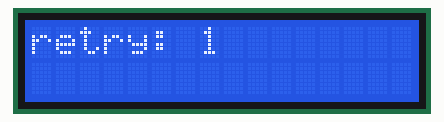
Simulated run of this sketch. Board: Arduino Uno, built with avr-gcc and run on an emulated ATmega328P. Shown: 16×2 character LCD. What the sketch prints to the serial monitor is not drawn.

Above: at 0.1 s.
At 4.4 s:
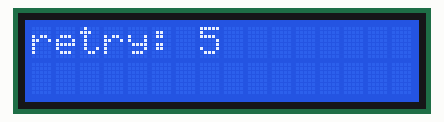
At 9.7 s:
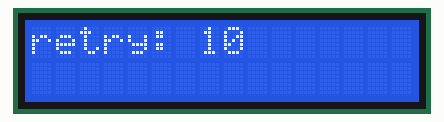
At 19.3 s:
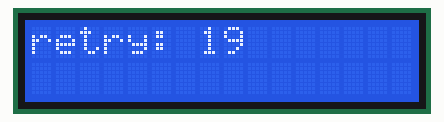
At 28.9 s:
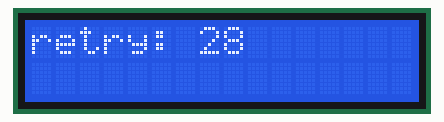
At 38.4 s:
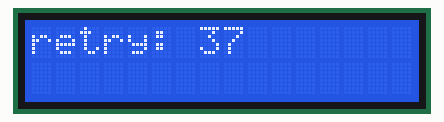

The sketch:

lcd.ino
```cpp
#include <LiquidCrystal.h>

int retry = 0;
int LCDpin[6] = {5, 6, 7, 8, 9, 10}; // Digital pins 5, 6, 7, 8, 9, 10 are used
int p1, p2, p3, p4, p5, p6;

void setup() {
  Serial.begin(9600);
}

void loop() {
  for (int a = 0; a < 6; a++) {
    for (int b = 0; b < 6; b++) {
      for (int c = 0; c < 6; c++) {
        for (int d = 0; d < 6; d++) {
    for (int e = 0; e < 6; e++) {
      for (int f = 0; f < 6; f++) {
              if (a != b && a != c && a != d && a != e && a != f) {
          if (b != c && b != d && b != e && b != f) {
      if (c != d && c != e && c != f) {
        if (d != e && d != f) {
          if (e != f) {
            p1 = LCDpin[a];
              p2 = LCDpin[b];
            p3 = LCDpin[c];
            p4 = LCDpin[d];
            p5 = LCDpin[e];
            p6 = LCDpin[f];
            testLCD(p1, p2, p3, p4, p5, p6);
                      }
              }
      }
    }
        }
      }
    }
  }
      }
    }
  }
}

void testLCD(int RS, int EN, int D4, int D5, int D6, int D7) {
  retry++;
  Serial.print(retry); // this will help me to see which combination is the right one
  Serial.print(": RS: ");
  Serial.print(RS);
  Serial.print(" EN: ");
  Serial.print(EN);
  Serial.print(" D4: ");
  Serial.print(D4);
  Serial.print(" D5: ");
  Serial.print(D5);
  Serial.print(" D6: ");
  Serial.print(D6);
  Serial.print(" D7: ");
  Serial.println(D7);
  LiquidCrystal lcd(RS, EN, D4, D5, D6, D7);
  lcd.begin(16, 2);
  lcd.print("retry: "); // LCD shows the line which I should search for in the serial monitor
  lcd.print(retry);
  delay(1000); // wait before trying next combination
}
```

Measured:
- what the display in image 0 shows lasts 1.0 s, from 0.1 s to 1.1 s
